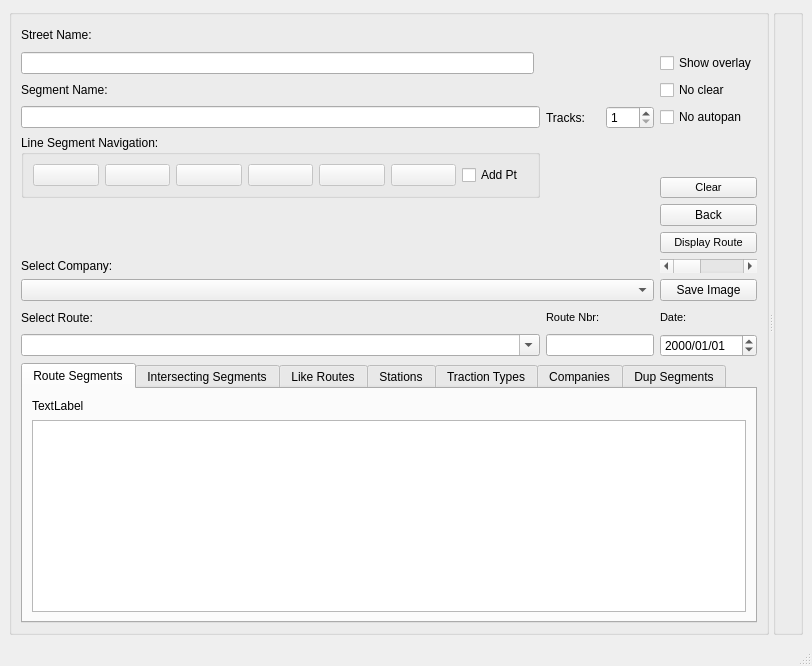
<?xml version="1.0" encoding="UTF-8"?>
<ui version="4.0">
 <class>MainWindow</class>
 <widget class="QMainWindow" name="MainWindow">
  <property name="geometry">
   <rect>
    <x>0</x>
    <y>0</y>
    <width>812</width>
    <height>666</height>
   </rect>
  </property>
  <property name="windowTitle">
   <string>Mapper</string>
  </property>
  <widget class="QWidget" name="centralwidget">
   <layout class="QVBoxLayout" name="verticalLayout_5">
    <item>
     <widget class="QSplitter" name="splitter">
      <property name="sizePolicy">
       <sizepolicy hsizetype="Expanding" vsizetype="Expanding">
        <horstretch>0</horstretch>
        <verstretch>0</verstretch>
       </sizepolicy>
      </property>
      <property name="font">
       <font>
        <pointsize>8</pointsize>
       </font>
      </property>
      <property name="orientation">
       <enum>Qt::Horizontal</enum>
      </property>
      <widget class="QGroupBox" name="groupBox">
       <property name="font">
        <font>
         <pointsize>9</pointsize>
        </font>
       </property>
       <property name="toolTip">
        <string>&lt;html&gt;&lt;head/&gt;&lt;body&gt;&lt;p&gt;&lt;br/&gt;&lt;/p&gt;&lt;/body&gt;&lt;/html&gt;</string>
       </property>
       <property name="title">
        <string/>
       </property>
       <layout class="QGridLayout" name="gridLayout">
        <item row="9" column="4">
         <widget class="QScrollBar" name="sbRoute">
          <property name="toolTip">
           <string>&lt;html&gt;&lt;head/&gt;&lt;body&gt;&lt;p&gt;Scroll through available routes. &lt;/p&gt;&lt;/body&gt;&lt;/html&gt;</string>
          </property>
          <property name="orientation">
           <enum>Qt::Horizontal</enum>
          </property>
         </widget>
        </item>
        <item row="1" column="0">
         <widget class="QLineEdit" name="txtStreet">
          <property name="toolTip">
           <string>&lt;html&gt;&lt;head/&gt;&lt;body&gt;&lt;p&gt;Edit to change the &amp;quot;street name&amp;quot; attribute of a segment. &lt;/p&gt;&lt;/body&gt;&lt;/html&gt;</string>
          </property>
         </widget>
        </item>
        <item row="3" column="0" colspan="2">
         <widget class="QLineEdit" name="txtSegment">
          <property name="toolTip">
           <string>&lt;html&gt;&lt;head/&gt;&lt;body&gt;&lt;p&gt;Edit to change the current segment's description. Should be in the form: &amp;lt;street name&amp;gt;, &amp;lt;street 1&amp;gt; to &amp;lt;street 2&amp;gt;.&lt;/p&gt;&lt;/body&gt;&lt;/html&gt;</string>
          </property>
         </widget>
        </item>
        <item row="12" column="4">
         <widget class="QDateEdit" name="dateEdit">
          <property name="toolTip">
           <string>&lt;html&gt;&lt;head/&gt;&lt;body&gt;&lt;p&gt;Display route as of this date.&lt;/p&gt;&lt;/body&gt;&lt;/html&gt;</string>
          </property>
          <property name="time">
           <time>
            <hour>0</hour>
            <minute>0</minute>
            <second>0</second>
           </time>
          </property>
          <property name="displayFormat">
           <string>yyyy/MM/dd</string>
          </property>
         </widget>
        </item>
        <item row="5" column="4">
         <widget class="QPushButton" name="btnClear">
          <property name="font">
           <font>
            <pointsize>8</pointsize>
           </font>
          </property>
          <property name="toolTip">
           <string>&lt;html&gt;&lt;head/&gt;&lt;body&gt;&lt;p&gt;Clear all displayed routes from map display. &lt;/p&gt;&lt;/body&gt;&lt;/html&gt;</string>
          </property>
          <property name="text">
           <string>Clear</string>
          </property>
         </widget>
        </item>
        <item row="3" column="3">
         <widget class="QSpinBox" name="sbTracks">
          <property name="toolTip">
           <string>&lt;html&gt;&lt;head/&gt;&lt;body&gt;&lt;p&gt;Number of tracks 1 or 2&lt;/p&gt;&lt;/body&gt;&lt;/html&gt;</string>
          </property>
          <property name="minimum">
           <number>1</number>
          </property>
          <property name="maximum">
           <number>2</number>
          </property>
         </widget>
        </item>
        <item row="3" column="4">
         <widget class="QCheckBox" name="chkNoPan">
          <property name="toolTip">
           <string>&lt;html&gt;&lt;head/&gt;&lt;body&gt;&lt;p&gt;If checked, map will not be panned or repositioned when a new route is displayed. &lt;/p&gt;&lt;/body&gt;&lt;/html&gt;</string>
          </property>
          <property name="text">
           <string>No autopan</string>
          </property>
         </widget>
        </item>
        <item row="10" column="4">
         <widget class="QPushButton" name="saveImage">
          <property name="toolTip">
           <string>&lt;html&gt;&lt;head/&gt;&lt;body&gt;&lt;p&gt;Create a snapshot of the map display. &lt;/p&gt;&lt;/body&gt;&lt;/html&gt;</string>
          </property>
          <property name="text">
           <string>Save Image</string>
          </property>
         </widget>
        </item>
        <item row="13" column="0" colspan="5">
         <widget class="QTabWidget" name="tabWidget">
          <property name="sizePolicy">
           <sizepolicy hsizetype="Expanding" vsizetype="Maximum">
            <horstretch>0</horstretch>
            <verstretch>0</verstretch>
           </sizepolicy>
          </property>
          <property name="toolTip">
           <string>&lt;html&gt;&lt;head/&gt;&lt;body&gt;&lt;p&gt;Select the desired view. &lt;/p&gt;&lt;/body&gt;&lt;/html&gt;</string>
          </property>
          <property name="tabShape">
           <enum>QTabWidget::Rounded</enum>
          </property>
          <property name="currentIndex">
           <number>0</number>
          </property>
          <widget class="QWidget" name="tab">
           <property name="sizePolicy">
            <sizepolicy hsizetype="Expanding" vsizetype="Expanding">
             <horstretch>0</horstretch>
             <verstretch>0</verstretch>
            </sizepolicy>
           </property>
           <property name="contextMenuPolicy">
            <enum>Qt::CustomContextMenu</enum>
           </property>
           <attribute name="title">
            <string>Route Segments</string>
           </attribute>
           <attribute name="toolTip">
            <string>Display all the segments that make up a route. </string>
           </attribute>
           <layout class="QVBoxLayout" name="verticalLayout_6">
            <item>
             <widget class="QLabel" name="routeViewLabel">
              <property name="text">
               <string>TextLabel</string>
              </property>
             </widget>
            </item>
            <item>
             <widget class="QTableView" name="tblRouteView">
              <property name="sizePolicy">
               <sizepolicy hsizetype="Expanding" vsizetype="Maximum">
                <horstretch>0</horstretch>
                <verstretch>0</verstretch>
               </sizepolicy>
              </property>
              <property name="toolTip">
               <string>&lt;html&gt;&lt;head/&gt;&lt;body&gt;&lt;p&gt;&lt;br/&gt;&lt;/p&gt;&lt;/body&gt;&lt;/html&gt;</string>
              </property>
             </widget>
            </item>
           </layout>
          </widget>
          <widget class="QWidget" name="tab_2">
           <property name="sizePolicy">
            <sizepolicy hsizetype="Expanding" vsizetype="Expanding">
             <horstretch>0</horstretch>
             <verstretch>0</verstretch>
            </sizepolicy>
           </property>
           <attribute name="title">
            <string>Intersecting Segments</string>
           </attribute>
           <attribute name="toolTip">
            <string>Display segments intersecting at a point. </string>
           </attribute>
           <layout class="QVBoxLayout" name="verticalLayout_3">
            <item>
             <widget class="QLabel" name="intersectingLabel">
              <property name="text">
               <string>TextLabel</string>
              </property>
             </widget>
            </item>
            <item>
             <widget class="QTableView" name="tblSegmentView">
              <property name="sizePolicy">
               <sizepolicy hsizetype="Expanding" vsizetype="Maximum">
                <horstretch>0</horstretch>
                <verstretch>0</verstretch>
               </sizepolicy>
              </property>
              <property name="toolTip">
               <string>&lt;html&gt;&lt;head/&gt;&lt;body&gt;&lt;p&gt;&lt;br/&gt;&lt;/p&gt;&lt;/body&gt;&lt;/html&gt;</string>
              </property>
             </widget>
            </item>
           </layout>
          </widget>
          <widget class="QWidget" name="tab_3">
           <property name="sizePolicy">
            <sizepolicy hsizetype="Expanding" vsizetype="Expanding">
             <horstretch>0</horstretch>
             <verstretch>0</verstretch>
            </sizepolicy>
           </property>
           <attribute name="title">
            <string>Like Routes</string>
           </attribute>
           <attribute name="toolTip">
            <string>Display routes using segment</string>
           </attribute>
           <layout class="QVBoxLayout" name="verticalLayout">
            <item>
             <widget class="QLabel" name="likeRoutesLabel">
              <property name="font">
               <font>
                <pointsize>9</pointsize>
               </font>
              </property>
              <property name="text">
               <string>TextLabel</string>
              </property>
             </widget>
            </item>
            <item>
             <widget class="QTableView" name="tblOtherRouteView">
              <property name="font">
               <font>
                <pointsize>9</pointsize>
               </font>
              </property>
             </widget>
            </item>
           </layout>
          </widget>
          <widget class="QWidget" name="tab_4">
           <property name="sizePolicy">
            <sizepolicy hsizetype="Expanding" vsizetype="Expanding">
             <horstretch>0</horstretch>
             <verstretch>0</verstretch>
            </sizepolicy>
           </property>
           <attribute name="title">
            <string>Stations</string>
           </attribute>
           <layout class="QVBoxLayout" name="verticalLayout_4">
            <item>
             <widget class="QLabel" name="stationsLabel">
              <property name="text">
               <string>TextLabel</string>
              </property>
             </widget>
            </item>
            <item>
             <widget class="QTableView" name="tblStationView">
              <property name="font">
               <font>
                <pointsize>7</pointsize>
               </font>
              </property>
             </widget>
            </item>
           </layout>
          </widget>
          <widget class="QWidget" name="tab_6">
           <attribute name="title">
            <string>Traction Types</string>
           </attribute>
           <layout class="QHBoxLayout" name="horizontalLayout_8">
            <item>
             <widget class="QTableView" name="tblTractionTypes">
              <property name="toolTip">
               <string>&lt;html&gt;&lt;head/&gt;&lt;body&gt;&lt;p&gt;view and edit traction types.&lt;/p&gt;&lt;/body&gt;&lt;/html&gt;</string>
              </property>
             </widget>
            </item>
           </layout>
          </widget>
          <widget class="QWidget" name="tab_5">
           <attribute name="title">
            <string>Companies</string>
           </attribute>
           <layout class="QHBoxLayout" name="horizontalLayout_7">
            <item>
             <widget class="QTableView" name="tblCompanyView">
              <property name="toolTip">
               <string>&lt;html&gt;&lt;head/&gt;&lt;body&gt;&lt;p&gt;View and edit Company information. &lt;/p&gt;&lt;/body&gt;&lt;/html&gt;</string>
              </property>
             </widget>
            </item>
           </layout>
          </widget>
          <widget class="QWidget" name="tab_7">
           <attribute name="title">
            <string>Dup Segments</string>
           </attribute>
           <widget class="QTableView" name="tblDupSegments">
            <property name="geometry">
             <rect>
              <x>10</x>
              <y>10</y>
              <width>651</width>
              <height>192</height>
             </rect>
            </property>
            <property name="toolTip">
             <string>&lt;html&gt;&lt;head/&gt;&lt;body&gt;&lt;p&gt;DIsplay routes which use this segment.&lt;/p&gt;&lt;/body&gt;&lt;/html&gt;</string>
            </property>
           </widget>
          </widget>
         </widget>
        </item>
        <item row="12" column="2" colspan="2">
         <widget class="QLineEdit" name="txtRouteNbr">
          <property name="sizePolicy">
           <sizepolicy hsizetype="Preferred" vsizetype="Fixed">
            <horstretch>0</horstretch>
            <verstretch>0</verstretch>
           </sizepolicy>
          </property>
          <property name="toolTip">
           <string>&lt;html&gt;&lt;head/&gt;&lt;body&gt;&lt;p&gt;Enter an existing route number, e.g. '20' or 'M1'. Enter a range, eg. '200,299' to create a new numeric number in that range.&lt;/p&gt;&lt;/body&gt;&lt;/html&gt;</string>
          </property>
         </widget>
        </item>
        <item row="7" column="1">
         <layout class="QHBoxLayout" name="horizontalLayout_4"/>
        </item>
        <item row="12" column="0" colspan="2">
         <widget class="CComboBox" name="cbRoute">
          <property name="minimumSize">
           <size>
            <width>200</width>
            <height>0</height>
           </size>
          </property>
          <property name="toolTip">
           <string>&lt;html&gt;&lt;head/&gt;&lt;body&gt;&lt;p&gt;Select a route to be displayed or modified.  &lt;/p&gt;&lt;/body&gt;&lt;/html&gt;</string>
          </property>
          <property name="editable">
           <bool>true</bool>
          </property>
         </widget>
        </item>
        <item row="11" column="4">
         <widget class="QLabel" name="label_3">
          <property name="font">
           <font>
            <pointsize>8</pointsize>
           </font>
          </property>
          <property name="text">
           <string>Date:</string>
          </property>
         </widget>
        </item>
        <item row="9" column="0">
         <widget class="QLabel" name="label_2">
          <property name="text">
           <string>Select Company:</string>
          </property>
         </widget>
        </item>
        <item row="2" column="4">
         <widget class="QCheckBox" name="chkNoClear">
          <property name="toolTip">
           <string>&lt;html&gt;&lt;head/&gt;&lt;body&gt;&lt;p&gt;If checked, the map display will not be cleared of displayed routes when a new route is displayed with &amp;quot;Display Route&amp;quot;.&lt;/p&gt;&lt;/body&gt;&lt;/html&gt;</string>
          </property>
          <property name="text">
           <string>No clear</string>
          </property>
         </widget>
        </item>
        <item row="1" column="4">
         <widget class="QCheckBox" name="chkShowOverlay">
          <property name="toolTip">
           <string>&lt;html&gt;&lt;head/&gt;&lt;body&gt;&lt;p&gt;If checked, the currently selected overlay will be shown&lt;/p&gt;&lt;/body&gt;&lt;/html&gt;</string>
          </property>
          <property name="text">
           <string>Show overlay</string>
          </property>
         </widget>
        </item>
        <item row="4" column="2">
         <widget class="QLabel" name="lblPoint">
          <property name="toolTip">
           <string>&lt;html&gt;&lt;head/&gt;&lt;body&gt;&lt;p&gt;Index of current point&lt;/p&gt;&lt;/body&gt;&lt;/html&gt;</string>
          </property>
          <property name="text">
           <string/>
          </property>
         </widget>
        </item>
        <item row="4" column="0" rowspan="2" colspan="2">
         <widget class="QGroupBox" name="gbSegmentNavigation">
          <property name="toolTip">
           <string>Go to beginning.</string>
          </property>
          <property name="title">
           <string>Line Segment Navigation:</string>
          </property>
          <layout class="QHBoxLayout" name="horizontalLayout_3">
           <item>
            <widget class="QPushButton" name="btnFirst">
             <property name="enabled">
              <bool>false</bool>
             </property>
             <property name="toolTip">
              <string>&lt;html&gt;&lt;head/&gt;&lt;body&gt;&lt;p&gt;Go to beginning (tail) of segment.&lt;/p&gt;&lt;p&gt;&lt;br/&gt;&lt;/p&gt;&lt;/body&gt;&lt;/html&gt;</string>
             </property>
             <property name="text">
              <string/>
             </property>
             <property name="icon">
              <iconset resource="../Resources/mapper.qrc">
               <normaloff>:/arrow-left-double.png</normaloff>:/arrow-left-double.png</iconset>
             </property>
             <property name="iconSize">
              <size>
               <width>24</width>
               <height>24</height>
              </size>
             </property>
            </widget>
           </item>
           <item>
            <widget class="QPushButton" name="btnPrev">
             <property name="enabled">
              <bool>false</bool>
             </property>
             <property name="toolTip">
              <string>Previous point.</string>
             </property>
             <property name="text">
              <string/>
             </property>
             <property name="icon">
              <iconset resource="../Resources/mapper.qrc">
               <normaloff>:/arrow-left.png</normaloff>:/arrow-left.png</iconset>
             </property>
             <property name="iconSize">
              <size>
               <width>24</width>
               <height>24</height>
              </size>
             </property>
            </widget>
           </item>
           <item>
            <widget class="QPushButton" name="btnNext">
             <property name="enabled">
              <bool>false</bool>
             </property>
             <property name="toolTip">
              <string>Next point.</string>
             </property>
             <property name="text">
              <string/>
             </property>
             <property name="icon">
              <iconset resource="../Resources/mapper.qrc">
               <normaloff>:/arrow-right.png</normaloff>:/arrow-right.png</iconset>
             </property>
             <property name="iconSize">
              <size>
               <width>24</width>
               <height>24</height>
              </size>
             </property>
            </widget>
           </item>
           <item>
            <widget class="QPushButton" name="btnLast">
             <property name="enabled">
              <bool>false</bool>
             </property>
             <property name="toolTip">
              <string>&lt;html&gt;&lt;head/&gt;&lt;body&gt;&lt;p&gt;Go to last point (head) of segment.&lt;/p&gt;&lt;/body&gt;&lt;/html&gt;</string>
             </property>
             <property name="text">
              <string/>
             </property>
             <property name="icon">
              <iconset resource="../Resources/mapper.qrc">
               <normaloff>:/arrow-right-double.png</normaloff>:/arrow-right-double.png</iconset>
             </property>
             <property name="iconSize">
              <size>
               <width>24</width>
               <height>24</height>
              </size>
             </property>
            </widget>
           </item>
           <item>
            <widget class="QPushButton" name="btnSplit">
             <property name="enabled">
              <bool>false</bool>
             </property>
             <property name="toolTip">
              <string>Split a line at current point.</string>
             </property>
             <property name="text">
              <string/>
             </property>
             <property name="icon">
              <iconset resource="../Resources/mapper.qrc">
               <normaloff>:/edit-cut.png</normaloff>:/edit-cut.png</iconset>
             </property>
             <property name="iconSize">
              <size>
               <width>24</width>
               <height>24</height>
              </size>
             </property>
            </widget>
           </item>
           <item>
            <widget class="QPushButton" name="btnDeletePt">
             <property name="enabled">
              <bool>false</bool>
             </property>
             <property name="toolTip">
              <string>Delete current point. </string>
             </property>
             <property name="text">
              <string/>
             </property>
             <property name="icon">
              <iconset resource="../Resources/mapper.qrc">
               <normaloff>:/format-remove-node.png</normaloff>:/format-remove-node.png</iconset>
             </property>
             <property name="iconSize">
              <size>
               <width>24</width>
               <height>24</height>
              </size>
             </property>
            </widget>
           </item>
           <item>
            <widget class="QCheckBox" name="chkAddPt">
             <property name="toolTip">
              <string>Check to automatically turn on add point mode when selecting a segment from the combo box.</string>
             </property>
             <property name="text">
              <string>Add Pt</string>
             </property>
            </widget>
           </item>
          </layout>
         </widget>
        </item>
        <item row="8" column="4">
         <widget class="QPushButton" name="btnDisplayRoute">
          <property name="font">
           <font>
            <pointsize>8</pointsize>
           </font>
          </property>
          <property name="toolTip">
           <string>&lt;html&gt;&lt;head/&gt;&lt;body&gt;&lt;p&gt;Click to display the currently selected route on the map. &lt;/p&gt;&lt;/body&gt;&lt;/html&gt;</string>
          </property>
          <property name="text">
           <string>Display Route</string>
          </property>
         </widget>
        </item>
        <item row="11" column="2">
         <widget class="QLabel" name="label">
          <property name="font">
           <font>
            <pointsize>8</pointsize>
           </font>
          </property>
          <property name="text">
           <string>Route Nbr:</string>
          </property>
         </widget>
        </item>
        <item row="2" column="0">
         <widget class="QLabel" name="lblSegment">
          <property name="text">
           <string>Segment Name:</string>
          </property>
         </widget>
        </item>
        <item row="11" column="0">
         <widget class="QLabel" name="label_5">
          <property name="text">
           <string>Select Route:</string>
          </property>
         </widget>
        </item>
        <item row="3" column="2">
         <widget class="QLabel" name="label_8">
          <property name="text">
           <string>Tracks:</string>
          </property>
         </widget>
        </item>
        <item row="7" column="4">
         <widget class="QPushButton" name="btnBack">
          <property name="toolTip">
           <string>Back one page</string>
          </property>
          <property name="text">
           <string>Back</string>
          </property>
         </widget>
        </item>
        <item row="0" column="0">
         <widget class="QLabel" name="label_6">
          <property name="text">
           <string>Street Name:</string>
          </property>
         </widget>
        </item>
        <item row="7" column="0">
         <widget class="SegmentSelectionWidget" name="ssw" native="true"/>
        </item>
        <item row="10" column="0" colspan="4">
         <widget class="QComboBox" name="cbCompany">
          <property name="toolTip">
           <string>&lt;html&gt;&lt;head/&gt;&lt;body&gt;&lt;p&gt;Select a company. Only that company's routes will be displayed. Select 'All companies' to display all routes regardless of which company.&lt;/p&gt;&lt;/body&gt;&lt;/html&gt;</string>
          </property>
          <property name="placeholderText">
           <string>Select company name or All</string>
          </property>
         </widget>
        </item>
       </layout>
      </widget>
      <widget class="QGroupBox" name="groupBox_2">
       <property name="title">
        <string/>
       </property>
       <layout class="QVBoxLayout" name="verticalLayout_2">
        <item>
         <layout class="QHBoxLayout" name="horizontalLayout"/>
        </item>
       </layout>
      </widget>
     </widget>
    </item>
   </layout>
  </widget>
  <widget class="QMenuBar" name="menubar">
   <property name="geometry">
    <rect>
     <x>0</x>
     <y>0</y>
     <width>812</width>
     <height>22</height>
    </rect>
   </property>
  </widget>
  <widget class="QStatusBar" name="statusbar"/>
 </widget>
 <customwidgets>
  <customwidget>
   <class>CComboBox</class>
   <extends>QComboBox</extends>
   <header>ccombobox.h</header>
  </customwidget>
  <customwidget>
   <class>SegmentSelectionWidget</class>
   <extends>QWidget</extends>
   <header>segmentselectionwidget.h</header>
   <container>1</container>
  </customwidget>
 </customwidgets>
 <resources>
  <include location="../Resources/mapper.qrc"/>
 </resources>
 <connections/>
</ui>
